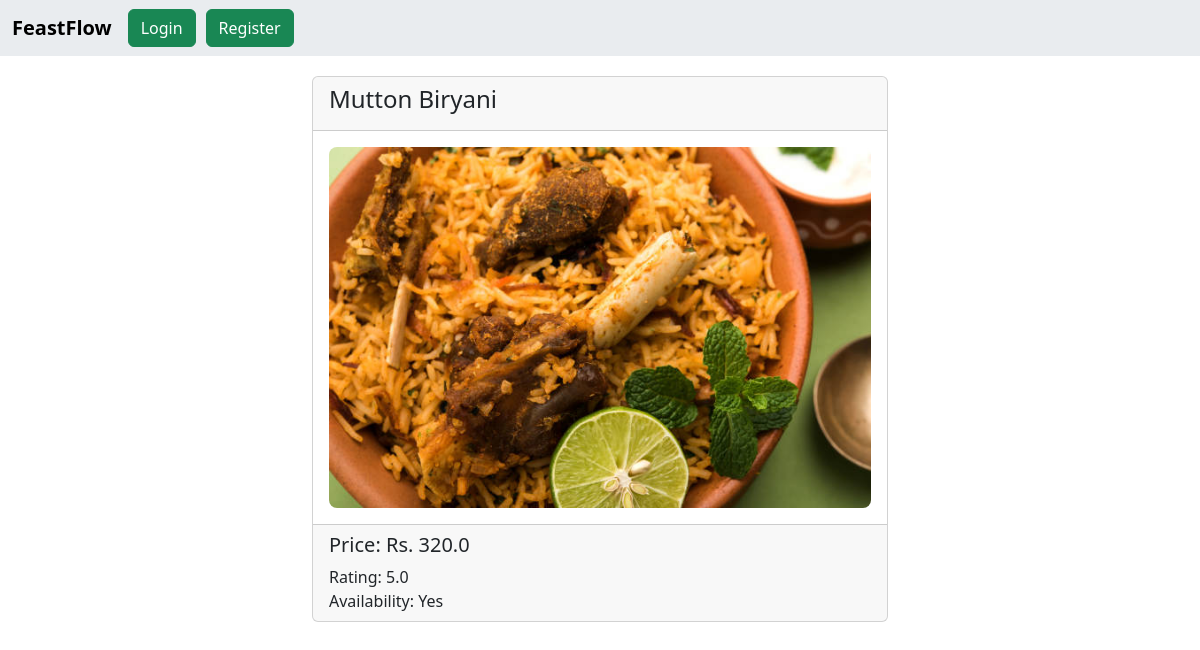
The page /single/9 on the database its author committed.
### app1/models.py (models this page shows, shortened)
class Fooditem(models.Model):
    itempic = models.ImageField(upload_to="images")
    itemname = models.CharField(max_length=100)
    price = models.FloatField()
    itemtype = models.CharField(max_length=100)
    rating = models.FloatField()
    availability = models.BooleanField()

### app1/views.py (the view)
# urls.py: path("single/<int:rid>", render_single, name="single"),
def render_single(request, rid):
    obj = Fooditem.objects.get(id=rid)
    return render(request, "single.html", {"obj": obj})

### templates/single.html (shortened to what this page needs)
<!doctype html>
<html lang="en">
<head>
    <link href="https://cdn.jsdelivr.net/npm/bootstrap@5.3.3/dist/css/bootstrap.min.css" rel="stylesheet"
>
</head>
<body>
    {% include 'navbar.html' %}
    <div class="container col-lg-6" style="padding-top: 20px;">
        {% if request.user.is_staff %}
        <div class="card">
            <div class="card-header">
                <h3><strong>Update the item details</strong></h3>
            </div>
                <form method="POST" enctype="multipart/form-data"> {% csrf_token %}
                    <div class="card-body">
                    <div class="mb-3">
                        <img src="{{ obj.itempic.url }}" alt="image" style="max-width: 100%; height: auto; border-radius: 8px">
                    </div>
                    <div class="mb-3">
                        <label for="exampleInputEmail1" class="form-label"><strong>Choose a new image</strong></label>
                        <input name="itempic" type="file" class="form-control" id="exampleInputEmail1"
                            aria-describedby="emailHelp">
                    </div>
                    <div class="mb-3">
                        <label for="exampleInputPassword1" class="form-label"><strong>Price of the item</strong></label>
                        <input name="price" type="number" class="form-control" id="exampleInputPassword1" value="{{ obj.price }}">
                    </div>
                    <div class="mb-3">
                        <label for="exampleInputPassword1" class="form-label"><strong>Rating</strong></label>
                        <input name="rating" type="number" class="form-control" id="exampleInputPassword1" value="{{ obj.rating }}">
                    </div>
                    <div class="mb-3">
                        <label for=""><strong>Is the item available or not?</strong></label>
                        <div>
                            <input type="radio"
                                   id="Netflix"
                                   name="availability"
                                   value="True">
                            <label for="Netflix">Yes</label>
                        </div>
                        <div>
                            <input type="radio"
                                   id="Audi"
                                   name="availability"
                                   value="False">
                            <label for="Audi">No</label>
                        </div>
                    </div>
                </div>
                <div class="card-footer">
                    <button type="submit" class="btn btn-primary">Update details</button></div>
                </form>
        </div>
        {% else %}
        <div class="card ">
            <div class="card-header">
              <strong><h4>{{ obj.itemname }}</h4></strong>
            </div>
              <div class="card-body">
                <img src="{{ obj.itempic.url }}" alt="image" style="max-width: 100%; height: auto; border-radius: 8px">
              </div>
              <div class="card-footer">
                <h5>Price: Rs. {{ obj.price }}</h5>
                Rating: {{ obj.rating }}<br>
                Availability: {% if obj.availability %}Yes{% else %}No{% endif %}
                <br>
              </div>
        {% endif %}
    </div>
</body>
</html>

### rows shown on the page
Fooditem: itemname "Mutton Biryani", itempic (picture), price "320.0", rating "5.0"
